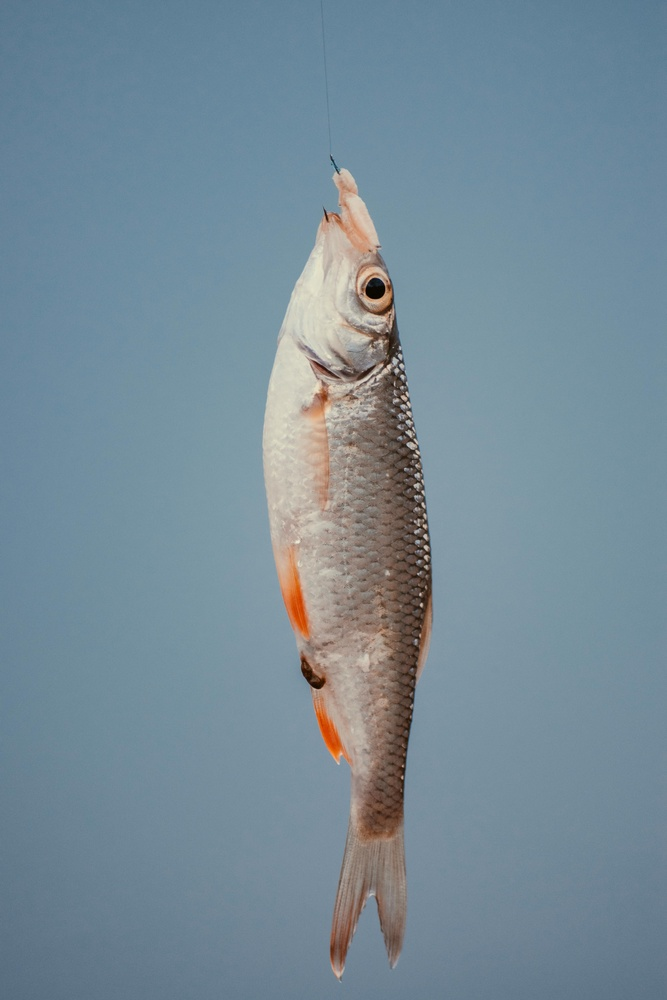
#> input picture ikan.jpg, 667 x 1000 px, shrunk from 4000 x 6000 before the run
$ python main.py
#> lines starting #> are read from the running program, lines starting #| are printed output that depends on the picture; after the words box and inside, x2 and y2 are one past the last pixel; in counts of white or black regions, pixels touching at a corner belong together
# pip install opencv-python numpy
import cv2
import numpy as np

def detect_fish_eye(image_path):
#> called with image_path = 'ikan.jpg'
    try:
        # Read the image
        image = cv2.imread(image_path)
#> image is the input picture: shape (1000, 667, 3); mean B, G, R 151.8, 139, 117.8

        # Check if image is loaded successfully
        if image is None:
            raise Exception("Could not read the image")

        # Convert to grayscale
        gray = cv2.cvtColor(image, cv2.COLOR_BGR2GRAY)
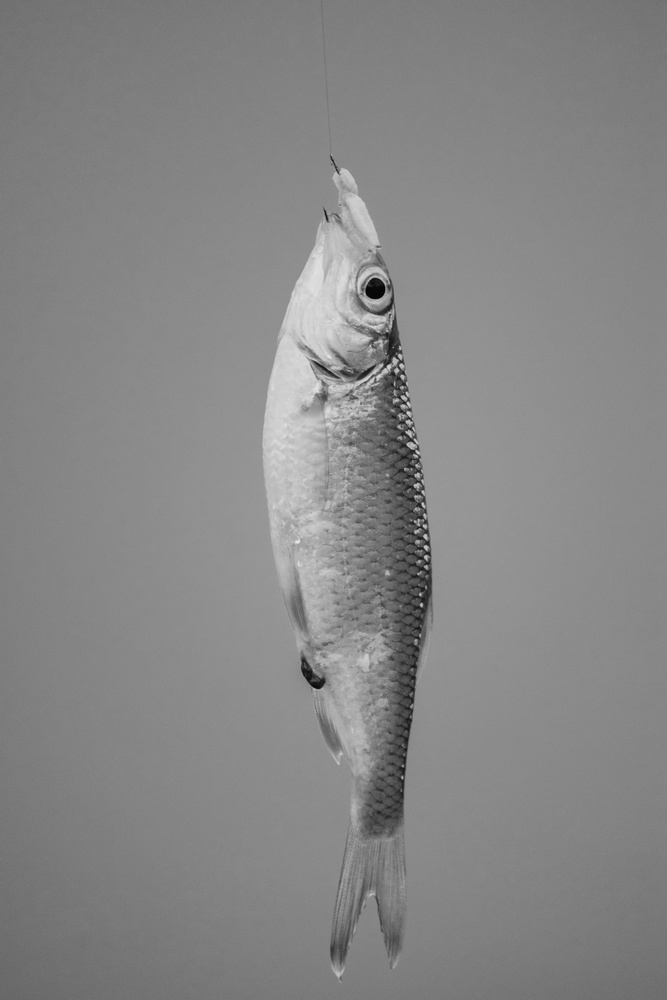
#> gray: shape (1000, 667); min 3, max 232, mean 134.2

        # Apply Gaussian blur
        blurred = cv2.GaussianBlur(gray, (9, 9), 2)

        # Apply adaptive thresholding
        thresh = cv2.adaptiveThreshold(
            blurred,
            255,
            cv2.ADAPTIVE_THRESH_GAUSSIAN_C,
            cv2.THRESH_BINARY_INV,
            5,
            2
        )
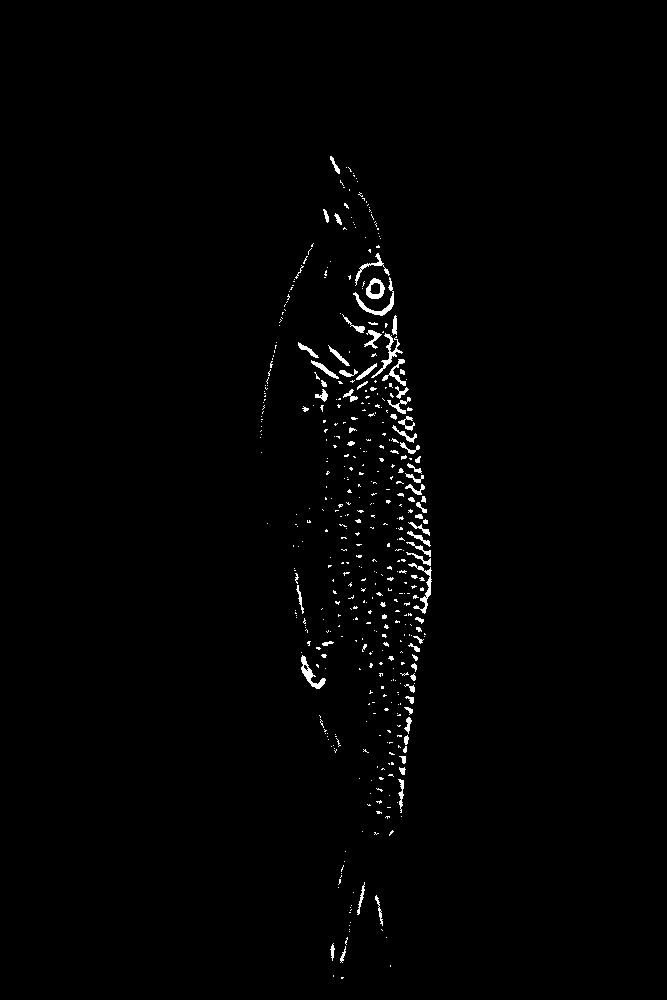
#> thresh: shape (1000, 667); 1.1% white; 466 white regions (390 under 20 px)

        # Find contours
        contours, _ = cv2.findContours(
            thresh,
            cv2.RETR_EXTERNAL,
            cv2.CHAIN_APPROX_SIMPLE
        )
#> contours = 466 contours, 416 with area under 20; largest, box (x1, y1, x2, y2) and area: (366, 278, 385, 299) 268, (301, 655, 326, 689) 218, (353, 277, 394, 316) 210, (408, 563, 432, 614) 170, (371, 333, 403, 378) 166

        if not contours:
            raise Exception("No contours found")

        # Find the largest contour
        largest_contour = max(contours, key=cv2.contourArea)
#> largest_contour = contour of 29 points, box (x1, y1, x2, y2) (366, 278, 385, 299), area 268

        # Get the minimum enclosing circle
        (x, y), radius = cv2.minEnclosingCircle(largest_contour)
#> x = 374.5; y = 288.2; radius = 10.36
        center = (int(x), int(y))
#> center = (374, 288)
        radius = int(radius)
#> radius = 10

        # Draw the circle on the original image
        result = image.copy()
        cv2.circle(result, center, radius, (0, 255, 0), 5)
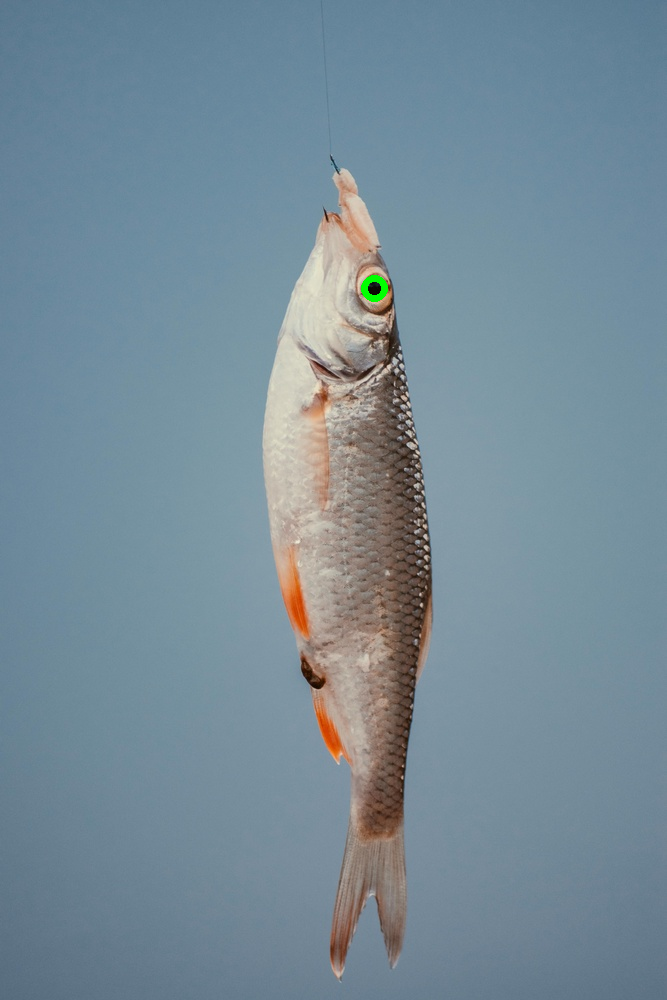
#> result: shape (1000, 667, 3); 0.06% of pixels changed, all inside (x1, y1, x2, y2) = (361, 275, 388, 302)

        # Crop the eye region
        x1 = max(0, int(x - radius * 1.2))
#> x1 = 362
        y1 = max(0, int(y - radius * 1.2))
#> y1 = 276
        x2 = min(image.shape[1], int(x + radius * 1.2))
#> x2 = 386
        y2 = min(image.shape[0], int(y + radius * 1.2))
#> y2 = 300

        eye_crop = image[y1:y2, x1:x2]
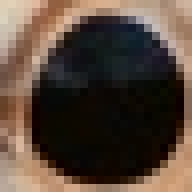
#> eye_crop: shape (24, 24, 3) (shown 8 times larger); mean B, G, R 58.5, 70.1, 86.6

        # Save results
        cv2.imwrite('detected_eye.jpg', result)
        cv2.imwrite('fish_eye_cropped.jpg', eye_crop)

        return True

    except Exception as e:
        print(f"An error occurred: {str(e)}")
        return False

# Example usage
if __name__ == "__main__":
    image_path = 'ikan.jpg'  # Replace with your image path
    success = detect_fish_eye(image_path)
    if success:
        print("Fish eye detected and cropped successfully!")
    else:
        print("Failed to detect fish eye.")
